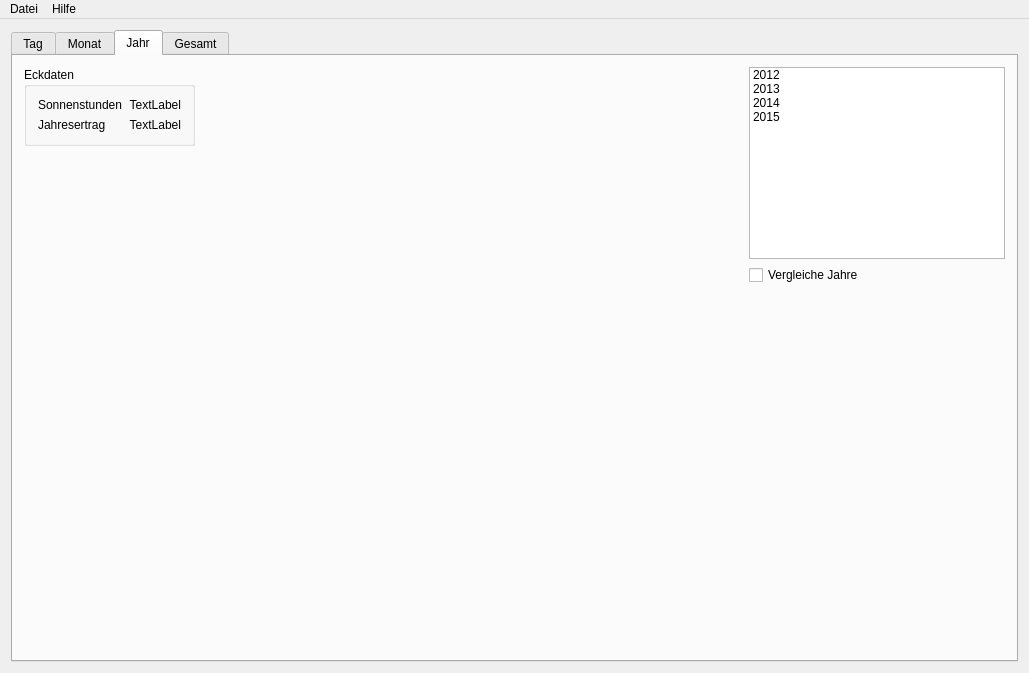
<?xml version="1.0" encoding="UTF-8"?>
<ui version="4.0">
 <class>QSolanizer</class>
 <widget class="QMainWindow" name="QSolanizer">
  <property name="geometry">
   <rect>
    <x>0</x>
    <y>0</y>
    <width>1029</width>
    <height>673</height>
   </rect>
  </property>
  <property name="windowTitle">
   <string>QSolanizer</string>
  </property>
  <property name="windowIcon">
   <iconset resource="../../res/icon.qrc">
    <normaloff>:/icon/qsolanizer.ico</normaloff>:/icon/qsolanizer.ico</iconset>
  </property>
  <widget class="QWidget" name="centralWidget">
   <layout class="QGridLayout" name="gridLayout">
    <item row="0" column="0">
     <layout class="QVBoxLayout" name="verticalLayout">
      <item>
       <layout class="QHBoxLayout" name="horizontalLayout" stretch="0">
        <item>
         <widget class="QTabWidget" name="tabWidget">
          <property name="currentIndex">
           <number>2</number>
          </property>
          <widget class="QWidget" name="tabDay">
           <attribute name="title">
            <string>Tag</string>
           </attribute>
           <layout class="QHBoxLayout" name="horizontalLayout_3">
            <item>
             <layout class="QHBoxLayout" name="horizontalLayout_2" stretch="0,1,0">
              <item>
               <layout class="QVBoxLayout" name="verticalLayout_4">
                <item>
                 <widget class="QGroupBox" name="groupBox">
                  <property name="title">
                   <string>Eckdaten</string>
                  </property>
                  <layout class="QFormLayout" name="formLayout">
                   <item row="0" column="0">
                    <widget class="QLabel" name="label_3">
                     <property name="text">
                      <string>Sonnenaufgang</string>
                     </property>
                    </widget>
                   </item>
                   <item row="0" column="1">
                    <widget class="QLabel" name="lSunrise">
                     <property name="text">
                      <string>TextLabel</string>
                     </property>
                     <property name="alignment">
                      <set>Qt::AlignRight|Qt::AlignTrailing|Qt::AlignVCenter</set>
                     </property>
                    </widget>
                   </item>
                   <item row="1" column="0">
                    <widget class="QLabel" name="label_4">
                     <property name="text">
                      <string>Sonnenuntergang</string>
                     </property>
                    </widget>
                   </item>
                   <item row="1" column="1">
                    <widget class="QLabel" name="lSunset">
                     <property name="text">
                      <string>TextLabel</string>
                     </property>
                     <property name="alignment">
                      <set>Qt::AlignRight|Qt::AlignTrailing|Qt::AlignVCenter</set>
                     </property>
                    </widget>
                   </item>
                   <item row="2" column="0">
                    <widget class="QLabel" name="label_5">
                     <property name="text">
                      <string>Spitzenleistung</string>
                     </property>
                    </widget>
                   </item>
                   <item row="2" column="1">
                    <widget class="QLabel" name="lPeakpower">
                     <property name="text">
                      <string>TextLabel</string>
                     </property>
                     <property name="alignment">
                      <set>Qt::AlignRight|Qt::AlignTrailing|Qt::AlignVCenter</set>
                     </property>
                    </widget>
                   </item>
                   <item row="3" column="0">
                    <widget class="QLabel" name="label_6">
                     <property name="text">
                      <string>Tagesertrag</string>
                     </property>
                    </widget>
                   </item>
                   <item row="3" column="1">
                    <widget class="QLabel" name="lDayEnergy">
                     <property name="text">
                      <string>TextLabel</string>
                     </property>
                     <property name="alignment">
                      <set>Qt::AlignRight|Qt::AlignTrailing|Qt::AlignVCenter</set>
                     </property>
                    </widget>
                   </item>
                   <item row="4" column="0">
                    <widget class="QLabel" name="label_11">
                     <property name="text">
                      <string>Dauer</string>
                     </property>
                    </widget>
                   </item>
                   <item row="4" column="1">
                    <widget class="QLabel" name="lDayDuration">
                     <property name="text">
                      <string>TextLabel</string>
                     </property>
                     <property name="alignment">
                      <set>Qt::AlignRight|Qt::AlignTrailing|Qt::AlignVCenter</set>
                     </property>
                    </widget>
                   </item>
                  </layout>
                 </widget>
                </item>
                <item>
                 <spacer name="verticalSpacer_2">
                  <property name="orientation">
                   <enum>Qt::Vertical</enum>
                  </property>
                  <property name="sizeHint" stdset="0">
                   <size>
                    <width>20</width>
                    <height>40</height>
                   </size>
                  </property>
                 </spacer>
                </item>
               </layout>
              </item>
              <item>
               <widget class="QCustomPlot" name="wPowerCurve" native="true"/>
              </item>
              <item>
               <layout class="QVBoxLayout" name="verticalLayout_5">
                <item>
                 <widget class="QCalendarWidget" name="calendarWidget"/>
                </item>
                <item>
                 <layout class="QVBoxLayout" name="verticalLayout_2">
                  <item>
                   <widget class="QDateEdit" name="dateEdit">
                    <property name="correctionMode">
                     <enum>QAbstractSpinBox::CorrectToNearestValue</enum>
                    </property>
                   </widget>
                  </item>
                  <item>
                   <layout class="QHBoxLayout" name="horizontalLayout_11">
                    <item>
                     <widget class="QCheckBox" name="cMultpleChoice">
                      <property name="text">
                       <string>Mehrfachauswahl</string>
                      </property>
                     </widget>
                    </item>
                    <item>
                     <widget class="QPushButton" name="bReset">
                      <property name="text">
                       <string>Reset</string>
                      </property>
                     </widget>
                    </item>
                   </layout>
                  </item>
                 </layout>
                </item>
                <item>
                 <spacer name="verticalSpacer">
                  <property name="orientation">
                   <enum>Qt::Vertical</enum>
                  </property>
                  <property name="sizeHint" stdset="0">
                   <size>
                    <width>20</width>
                    <height>40</height>
                   </size>
                  </property>
                 </spacer>
                </item>
               </layout>
              </item>
             </layout>
            </item>
           </layout>
          </widget>
          <widget class="QWidget" name="tabMonth">
           <attribute name="title">
            <string>Monat</string>
           </attribute>
           <layout class="QHBoxLayout" name="horizontalLayout_5">
            <item>
             <layout class="QHBoxLayout" name="horizontalLayout_4" stretch="0,1,0">
              <item>
               <layout class="QVBoxLayout" name="verticalLayout_6">
                <item>
                 <widget class="QGroupBox" name="groupBox_3">
                  <property name="title">
                   <string>Eckaten</string>
                  </property>
                  <layout class="QGridLayout" name="gridLayout_2">
                   <item row="0" column="0">
                    <widget class="QLabel" name="label_7">
                     <property name="text">
                      <string>Sonnenstunden</string>
                     </property>
                    </widget>
                   </item>
                   <item row="1" column="0">
                    <widget class="QLabel" name="label_8">
                     <property name="text">
                      <string>Monatsertrag</string>
                     </property>
                    </widget>
                   </item>
                   <item row="0" column="1">
                    <widget class="QLabel" name="lMonthSunhours">
                     <property name="text">
                      <string>TextLabel</string>
                     </property>
                     <property name="alignment">
                      <set>Qt::AlignRight|Qt::AlignTrailing|Qt::AlignVCenter</set>
                     </property>
                    </widget>
                   </item>
                   <item row="1" column="1">
                    <widget class="QLabel" name="lMonthEnergy">
                     <property name="text">
                      <string>TextLabel</string>
                     </property>
                     <property name="alignment">
                      <set>Qt::AlignRight|Qt::AlignTrailing|Qt::AlignVCenter</set>
                     </property>
                    </widget>
                   </item>
                  </layout>
                 </widget>
                </item>
                <item>
                 <spacer name="verticalSpacer_3">
                  <property name="orientation">
                   <enum>Qt::Vertical</enum>
                  </property>
                  <property name="sizeHint" stdset="0">
                   <size>
                    <width>20</width>
                    <height>40</height>
                   </size>
                  </property>
                 </spacer>
                </item>
               </layout>
              </item>
              <item>
               <widget class="QCustomPlot" name="wMonthPlot" native="true"/>
              </item>
              <item>
               <layout class="QVBoxLayout" name="verticalLayout_9">
                <item>
                 <widget class="QTreeWidget" name="tMonthSelection">
                  <property name="showDropIndicator" stdset="0">
                   <bool>false</bool>
                  </property>
                  <attribute name="headerVisible">
                   <bool>false</bool>
                  </attribute>
                  <column>
                   <property name="text">
                    <string>Jahr</string>
                   </property>
                  </column>
                  <item>
                   <property name="text">
                    <string>2013</string>
                   </property>
                   <item>
                    <property name="text">
                     <string>Januar</string>
                    </property>
                   </item>
                   <item>
                    <property name="text">
                     <string>Februar</string>
                    </property>
                   </item>
                  </item>
                  <item>
                   <property name="text">
                    <string>2014</string>
                   </property>
                   <item>
                    <property name="text">
                     <string>März</string>
                    </property>
                   </item>
                   <item>
                    <property name="text">
                     <string>April</string>
                    </property>
                   </item>
                  </item>
                  <item>
                   <property name="text">
                    <string>2015</string>
                   </property>
                   <item>
                    <property name="text">
                     <string>Juni</string>
                    </property>
                   </item>
                   <item>
                    <property name="text">
                     <string>Juli</string>
                    </property>
                   </item>
                  </item>
                 </widget>
                </item>
                <item>
                 <widget class="QGroupBox" name="groupBox_10">
                  <property name="title">
                   <string>Benutzerdefinierter Plot</string>
                  </property>
                  <property name="checkable">
                   <bool>false</bool>
                  </property>
                  <property name="checked">
                   <bool>false</bool>
                  </property>
                  <layout class="QVBoxLayout" name="verticalLayout_10">
                   <item>
                    <widget class="QLabel" name="label">
                     <property name="text">
                      <string>Start</string>
                     </property>
                    </widget>
                   </item>
                   <item>
                    <widget class="QDateEdit" name="dateEditStart"/>
                   </item>
                   <item>
                    <widget class="QLabel" name="label_2">
                     <property name="text">
                      <string>Ende</string>
                     </property>
                    </widget>
                   </item>
                   <item>
                    <widget class="QDateEdit" name="dateEditEnd"/>
                   </item>
                  </layout>
                  <zorder>label</zorder>
                  <zorder>dateEditStart</zorder>
                  <zorder>dateEditEnd</zorder>
                  <zorder>label_2</zorder>
                 </widget>
                </item>
                <item>
                 <widget class="QGroupBox" name="groupBox_2">
                  <property name="title">
                   <string>Was soll dargestellt werden?</string>
                  </property>
                  <layout class="QVBoxLayout" name="verticalLayout_3">
                   <item>
                    <widget class="QRadioButton" name="rEnergy">
                     <property name="text">
                      <string>Energie</string>
                     </property>
                     <property name="checked">
                      <bool>true</bool>
                     </property>
                    </widget>
                   </item>
                   <item>
                    <widget class="QRadioButton" name="rDistribution">
                     <property name="text">
                      <string>Energieverteilung</string>
                     </property>
                    </widget>
                   </item>
                  </layout>
                 </widget>
                </item>
               </layout>
              </item>
             </layout>
            </item>
           </layout>
          </widget>
          <widget class="QWidget" name="tabYear">
           <attribute name="title">
            <string>Jahr</string>
           </attribute>
           <layout class="QHBoxLayout" name="horizontalLayout_7">
            <item>
             <layout class="QHBoxLayout" name="horizontalLayout_6" stretch="1,10,0">
              <item>
               <layout class="QVBoxLayout" name="verticalLayout_7">
                <item>
                 <widget class="QGroupBox" name="groupBox_5">
                  <property name="title">
                   <string>Eckdaten</string>
                  </property>
                  <layout class="QGridLayout" name="gridLayout_3">
                   <item row="3" column="0">
                    <widget class="QLabel" name="label_13">
                     <property name="text">
                      <string>Jahresertrag</string>
                     </property>
                    </widget>
                   </item>
                   <item row="0" column="0">
                    <widget class="QLabel" name="label_9">
                     <property name="text">
                      <string>Sonnenstunden</string>
                     </property>
                    </widget>
                   </item>
                   <item row="0" column="1">
                    <widget class="QLabel" name="lYearDuration">
                     <property name="text">
                      <string>TextLabel</string>
                     </property>
                     <property name="alignment">
                      <set>Qt::AlignRight|Qt::AlignTrailing|Qt::AlignVCenter</set>
                     </property>
                    </widget>
                   </item>
                   <item row="3" column="1">
                    <widget class="QLabel" name="lYearEnergy">
                     <property name="text">
                      <string>TextLabel</string>
                     </property>
                     <property name="alignment">
                      <set>Qt::AlignRight|Qt::AlignTrailing|Qt::AlignVCenter</set>
                     </property>
                    </widget>
                   </item>
                  </layout>
                 </widget>
                </item>
                <item>
                 <spacer name="verticalSpacer_4">
                  <property name="orientation">
                   <enum>Qt::Vertical</enum>
                  </property>
                  <property name="sizeHint" stdset="0">
                   <size>
                    <width>20</width>
                    <height>40</height>
                   </size>
                  </property>
                 </spacer>
                </item>
               </layout>
              </item>
              <item>
               <widget class="QCustomPlot" name="wYearPlot" native="true"/>
              </item>
              <item>
               <layout class="QVBoxLayout" name="verticalLayout_11" stretch="0,0,1">
                <property name="sizeConstraint">
                 <enum>QLayout::SetMinimumSize</enum>
                </property>
                <item>
                 <widget class="QListWidget" name="listWidget">
                  <property name="sizePolicy">
                   <sizepolicy hsizetype="Fixed" vsizetype="Fixed">
                    <horstretch>0</horstretch>
                    <verstretch>0</verstretch>
                   </sizepolicy>
                  </property>
                  <property name="showDropIndicator" stdset="0">
                   <bool>false</bool>
                  </property>
                  <property name="flow">
                   <enum>QListView::TopToBottom</enum>
                  </property>
                  <property name="resizeMode">
                   <enum>QListView::Adjust</enum>
                  </property>
                  <property name="layoutMode">
                   <enum>QListView::SinglePass</enum>
                  </property>
                  <item>
                   <property name="text">
                    <string>2012</string>
                   </property>
                  </item>
                  <item>
                   <property name="text">
                    <string>2013</string>
                   </property>
                  </item>
                  <item>
                   <property name="text">
                    <string>2014</string>
                   </property>
                  </item>
                  <item>
                   <property name="text">
                    <string>2015</string>
                   </property>
                  </item>
                 </widget>
                </item>
                <item>
                 <widget class="QCheckBox" name="cCompareYears">
                  <property name="sizePolicy">
                   <sizepolicy hsizetype="Minimum" vsizetype="Fixed">
                    <horstretch>0</horstretch>
                    <verstretch>0</verstretch>
                   </sizepolicy>
                  </property>
                  <property name="text">
                   <string>Vergleiche Jahre</string>
                  </property>
                 </widget>
                </item>
                <item>
                 <spacer name="verticalSpacer_6">
                  <property name="orientation">
                   <enum>Qt::Vertical</enum>
                  </property>
                  <property name="sizeHint" stdset="0">
                   <size>
                    <width>20</width>
                    <height>40</height>
                   </size>
                  </property>
                 </spacer>
                </item>
               </layout>
              </item>
             </layout>
            </item>
           </layout>
          </widget>
          <widget class="QWidget" name="tabTotal">
           <attribute name="title">
            <string>Gesamt</string>
           </attribute>
           <layout class="QHBoxLayout" name="horizontalLayout_9">
            <item>
             <layout class="QHBoxLayout" name="horizontalLayout_8" stretch="0,1">
              <item>
               <layout class="QVBoxLayout" name="verticalLayout_8">
                <item>
                 <widget class="QGroupBox" name="groupBox_7">
                  <property name="title">
                   <string>Eckdaten</string>
                  </property>
                  <layout class="QGridLayout" name="gridLayout_4">
                   <item row="3" column="1" colspan="2">
                    <widget class="QLabel" name="lTotalEnergy">
                     <property name="text">
                      <string>TextLabel</string>
                     </property>
                     <property name="alignment">
                      <set>Qt::AlignRight|Qt::AlignTrailing|Qt::AlignVCenter</set>
                     </property>
                    </widget>
                   </item>
                   <item row="3" column="0">
                    <widget class="QLabel" name="label_12">
                     <property name="text">
                      <string>Gesamtertrag</string>
                     </property>
                    </widget>
                   </item>
                   <item row="2" column="0">
                    <widget class="QLabel" name="label_14">
                     <property name="text">
                      <string>Sonnenstunden</string>
                     </property>
                    </widget>
                   </item>
                   <item row="2" column="2">
                    <widget class="QLabel" name="lTotalDuration">
                     <property name="text">
                      <string>TextLabel</string>
                     </property>
                     <property name="alignment">
                      <set>Qt::AlignRight|Qt::AlignTrailing|Qt::AlignVCenter</set>
                     </property>
                    </widget>
                   </item>
                  </layout>
                 </widget>
                </item>
                <item>
                 <widget class="QGroupBox" name="groupBox_9">
                  <property name="title">
                   <string>Meta</string>
                  </property>
                  <layout class="QGridLayout" name="gridLayout_5">
                   <item row="0" column="0">
                    <widget class="QLabel" name="label_10">
                     <property name="text">
                      <string>Anfang</string>
                     </property>
                    </widget>
                   </item>
                   <item row="0" column="1">
                    <widget class="QLabel" name="lTotalBegin">
                     <property name="text">
                      <string>TextLabel</string>
                     </property>
                     <property name="alignment">
                      <set>Qt::AlignRight|Qt::AlignTrailing|Qt::AlignVCenter</set>
                     </property>
                    </widget>
                   </item>
                   <item row="1" column="0">
                    <widget class="QLabel" name="label_16">
                     <property name="text">
                      <string>Ende</string>
                     </property>
                    </widget>
                   </item>
                   <item row="1" column="1">
                    <widget class="QLabel" name="lTotalEnd">
                     <property name="text">
                      <string>TextLabel</string>
                     </property>
                     <property name="alignment">
                      <set>Qt::AlignRight|Qt::AlignTrailing|Qt::AlignVCenter</set>
                     </property>
                    </widget>
                   </item>
                   <item row="2" column="1">
                    <widget class="QLabel" name="lTotalData">
                     <property name="text">
                      <string>TextLabel</string>
                     </property>
                     <property name="alignment">
                      <set>Qt::AlignRight|Qt::AlignTrailing|Qt::AlignVCenter</set>
                     </property>
                    </widget>
                   </item>
                   <item row="2" column="0">
                    <widget class="QLabel" name="label_19">
                     <property name="text">
                      <string>Tage</string>
                     </property>
                    </widget>
                   </item>
                  </layout>
                 </widget>
                </item>
                <item>
                 <spacer name="verticalSpacer_5">
                  <property name="orientation">
                   <enum>Qt::Vertical</enum>
                  </property>
                  <property name="sizeHint" stdset="0">
                   <size>
                    <width>20</width>
                    <height>40</height>
                   </size>
                  </property>
                 </spacer>
                </item>
               </layout>
              </item>
              <item>
               <widget class="QCustomPlot" name="wTotalPlot" native="true"/>
              </item>
             </layout>
            </item>
           </layout>
          </widget>
         </widget>
        </item>
       </layout>
      </item>
     </layout>
    </item>
   </layout>
  </widget>
  <widget class="QMenuBar" name="menuBar">
   <property name="geometry">
    <rect>
     <x>0</x>
     <y>0</y>
     <width>1029</width>
     <height>21</height>
    </rect>
   </property>
   <widget class="QMenu" name="menuDatei">
    <property name="title">
     <string>Datei</string>
    </property>
    <addaction name="actionOpenNew"/>
    <addaction name="actionReload"/>
    <addaction name="separator"/>
    <addaction name="actionClose"/>
   </widget>
   <widget class="QMenu" name="menuHilfe">
    <property name="title">
     <string>Hilfe</string>
    </property>
    <addaction name="actionAbout"/>
   </widget>
   <addaction name="menuDatei"/>
   <addaction name="menuHilfe"/>
  </widget>
  <action name="actionReload">
   <property name="text">
    <string>neu Laden</string>
   </property>
  </action>
  <action name="actionOpenNew">
   <property name="text">
    <string>neue Anlage öffnen</string>
   </property>
  </action>
  <action name="actionClose">
   <property name="text">
    <string>Beenden</string>
   </property>
  </action>
  <action name="actionAbout">
   <property name="text">
    <string>Über</string>
   </property>
  </action>
 </widget>
 <layoutdefault spacing="6" margin="11"/>
 <customwidgets>
  <customwidget>
   <class>QCustomPlot</class>
   <extends>QWidget</extends>
   <header>utils\qcustomplot.h</header>
   <container>1</container>
  </customwidget>
 </customwidgets>
 <resources>
  <include location="../../res/icon.qrc"/>
 </resources>
 <connections/>
</ui>
